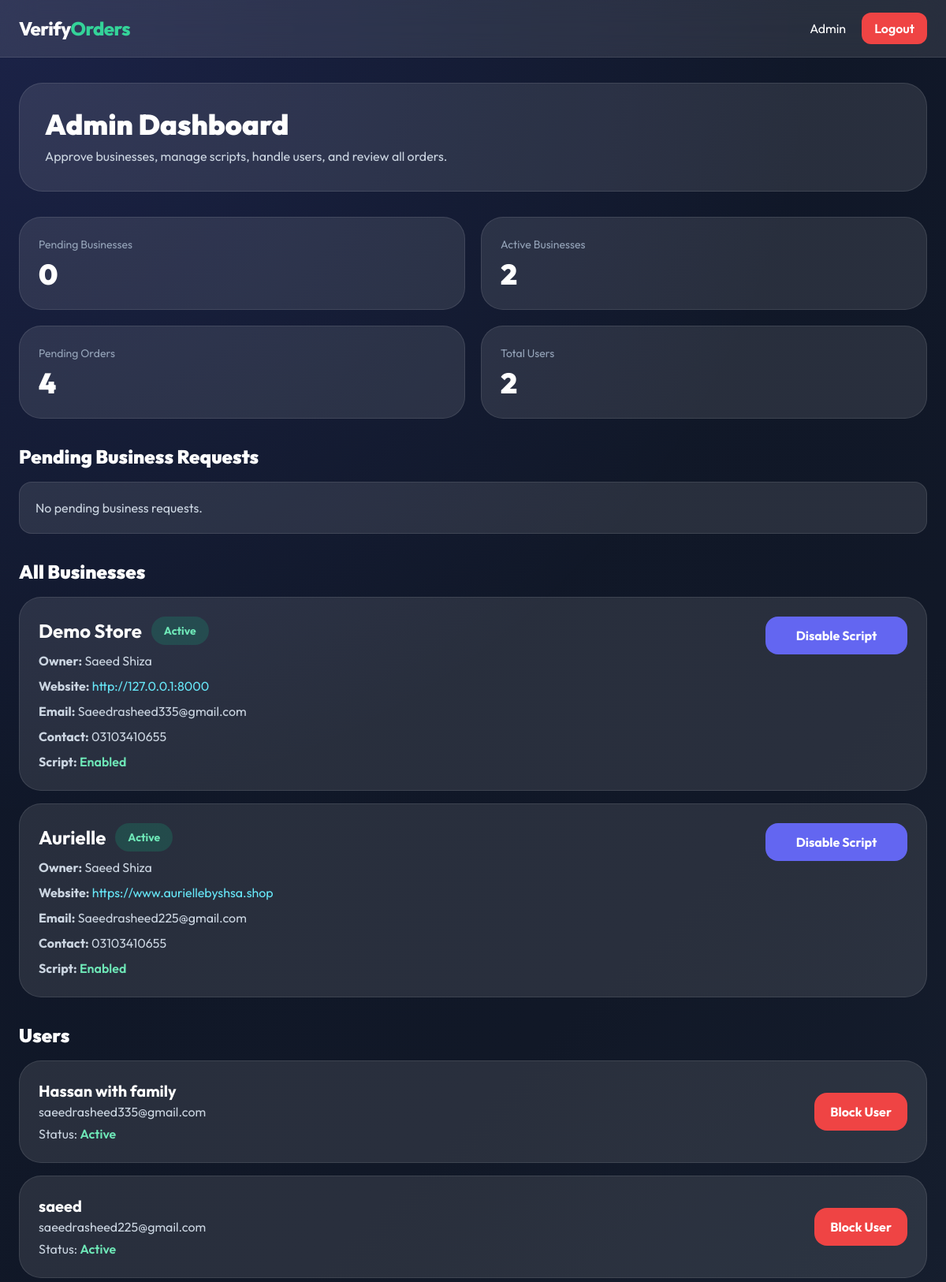
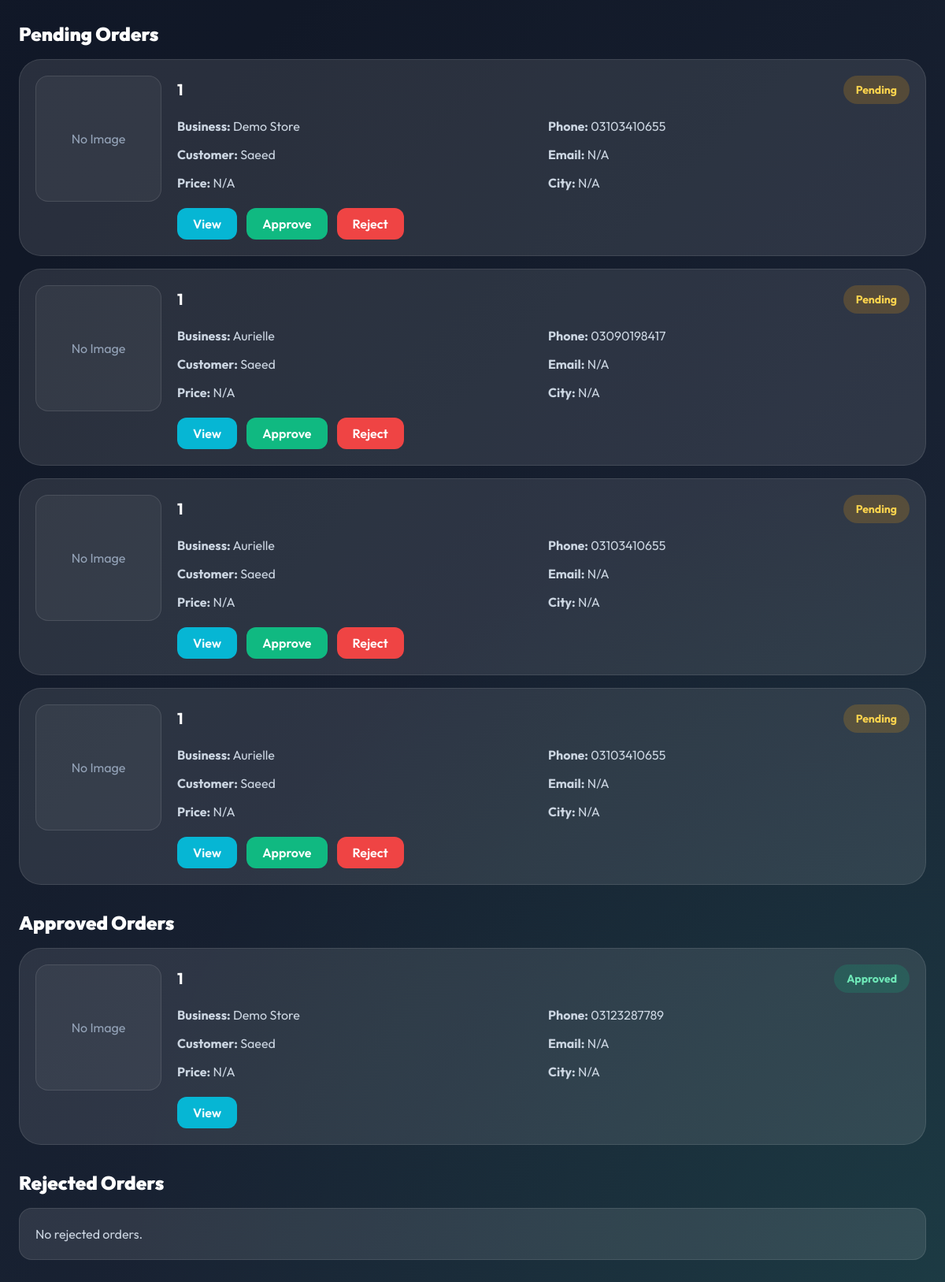
Page /admin (signed in) on the earlier database version (2 pictures, top to bottom).
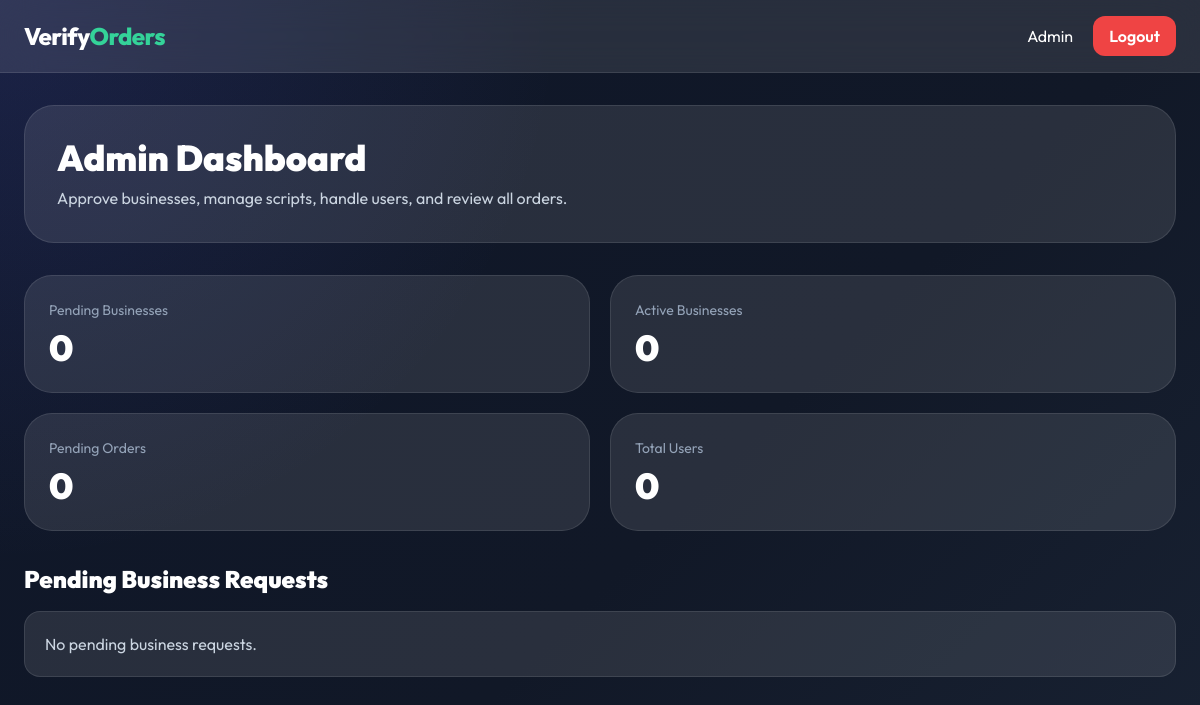
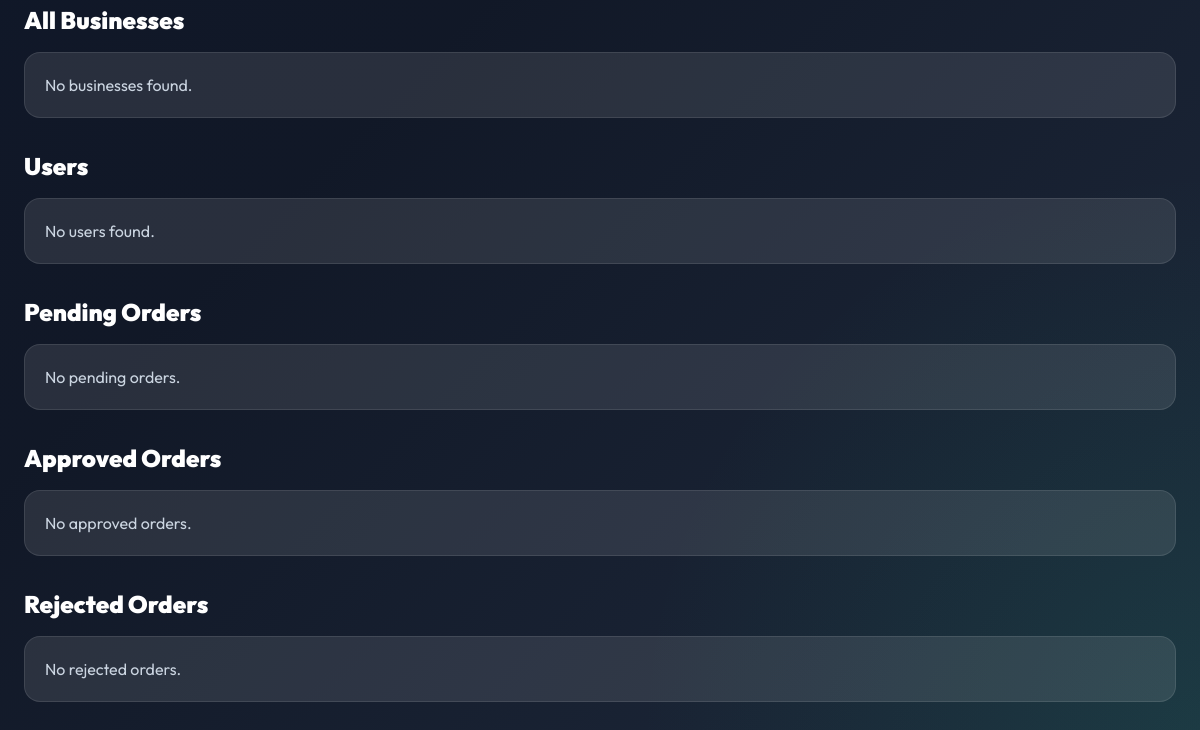
Same page on the later database version (2 pictures, top to bottom).
### app.py (models this page shows, shortened)
class Store(db.Model):
    id = db.Column(db.Integer, primary_key=True)
    user_id = db.Column(db.Integer, db.ForeignKey("user.id"), nullable=False)
    business_name = db.Column(db.String(200), nullable=False)
    business_url = db.Column(db.String(500), nullable=False)
    owner_name = db.Column(db.String(200), nullable=False)
    business_email = db.Column(db.String(200), nullable=False)
    contact_number = db.Column(db.String(100), nullable=False)
    payment_amount = db.Column(db.String(50), default="2000 PKR")
    payment_screenshot = db.Column(db.String(500))
    status = db.Column(db.String(50), default="pending_payment_review", index=True)
    script_enabled = db.Column(db.Boolean, default=False)
    admin_note = db.Column(db.Text)
    created_at = db.Column(db.DateTime, default=datetime.utcnow)
    approved_at = db.Column(db.DateTime)
    rejected_at = db.Column(db.DateTime)
    orders = db.relationship("BotOrder", backref="store_ref", lazy=True, cascade="all, delete-orphan")

class User(db.Model):
    id = db.Column(db.Integer, primary_key=True)
    full_name = db.Column(db.String(200), nullable=False)
    email = db.Column(db.String(200), unique=True, nullable=False, index=True)
    password_hash = db.Column(db.String(255), nullable=False)
    is_admin = db.Column(db.Boolean, default=False)
    is_blocked = db.Column(db.Boolean, default=False)
    created_at = db.Column(db.DateTime, default=datetime.utcnow)
    stores = db.relationship("Store", backref="owner", lazy=True, cascade="all, delete-orphan")

class BotOrder(db.Model):
    id = db.Column(db.Integer, primary_key=True)
    token = db.Column(db.String(120), unique=True, index=True)
    store_id = db.Column(db.Integer, db.ForeignKey("store.id"), nullable=False)
    phone = db.Column(db.String(50), nullable=False)
    page = db.Column(db.String(1000))
    customer_ip = db.Column(db.String(120))
    form_data = db.Column(db.Text)
    customer_name = db.Column(db.String(255))
    customer_email = db.Column(db.String(255))
    customer_address = db.Column(db.Text)
    customer_city = db.Column(db.String(255))
    customer_postal_code = db.Column(db.String(100))
    product_name = db.Column(db.String(255))
    product_price = db.Column(db.String(100))
    product_image = db.Column(db.String(1000))
    page_title = db.Column(db.String(500))
    submitted_at_text = db.Column(db.String(100))
    status = db.Column(db.String(50), default="pending_verification", index=True)
    created_at = db.Column(db.DateTime, default=datetime.utcnow)
    approved_at = db.Column(db.DateTime)
    rejected_at = db.Column(db.DateTime)

### app.py (the view)
@app.route("/admin")
def admin_dashboard():
    if not admin_required():
        flash("Admin login required.", "error")
        return redirect(url_for("login"))
    users = User.query.filter_by(is_admin=False).order_by(User.created_at.desc()).all()
    stores = Store.query.order_by(Store.created_at.desc()).all()
    pending_businesses = Store.query.filter_by(status="pending_payment_review").order_by(Store.created_at.desc()).all()
    active_businesses = Store.query.filter_by(status="active").order_by(Store.created_at.desc()).all()
    rejected_businesses = Store.query.filter_by(status="rejected").order_by(Store.created_at.desc()).all()
    pending_orders = BotOrder.query.filter_by(status="pending_verification").order_by(BotOrder.created_at.desc()).all()
    approved_orders = BotOrder.query.filter_by(status="approved").order_by(BotOrder.created_at.desc()).all()
    rejected_orders = BotOrder.query.filter_by(status="rejected").order_by(BotOrder.created_at.desc()).all()
    return render_template(
        "admin_dashboard.html",
        users=users,
        stores=stores,
        pending_businesses=pending_businesses,
        active_businesses=active_businesses,
        rejected_businesses=rejected_businesses,
        pending_orders=pending_orders,
        approved_orders=approved_orders,
        rejected_orders=rejected_orders
    )

### app.py (called while the page is built)
def current_user():
    user_id = session.get("user_id")
    if not user_id:
        return None
    return db.session.get(User, user_id)

def admin_required():
    user = current_user()
    return bool(user and user.is_admin)

@app.context_processor
def inject_helpers():
    return {
        "current_user": current_user(),
        "prettify_key": prettify_key
    }

### templates/admin_dashboard.html (shortened to what this page needs)
{% extends "base.html" %}
{% block content %}
<div class="space-y-8">
  <section class="bg-white/10 border border-white/10 rounded-[30px] p-6 sm:p-8">
    <h1 class="text-3xl sm:text-4xl font-black">Admin Dashboard</h1>
    <p class="text-slate-300 mt-2">Approve businesses, manage scripts, handle users, and review all orders.</p>
  </section>
  <section class="grid md:grid-cols-2 xl:grid-cols-4 gap-5">
    <div class="bg-white/10 border border-white/10 rounded-[28px] p-6">
      <div class="text-slate-400 text-sm">Pending Businesses</div>
      <div class="text-4xl font-black mt-2">{{ pending_businesses|length }}</div>
    </div>
    <div class="bg-white/10 border border-white/10 rounded-[28px] p-6">
      <div class="text-slate-400 text-sm">Active Businesses</div>
      <div class="text-4xl font-black mt-2">{{ active_businesses|length }}</div>
    </div>
    <div class="bg-white/10 border border-white/10 rounded-[28px] p-6">
      <div class="text-slate-400 text-sm">Pending Orders</div>
      <div class="text-4xl font-black mt-2">{{ pending_orders|length }}</div>
    </div>
    <div class="bg-white/10 border border-white/10 rounded-[28px] p-6">
      <div class="text-slate-400 text-sm">Total Users</div>
      <div class="text-4xl font-black mt-2">{{ users|length }}</div>
    </div>
  </section>
  <section class="space-y-4">
    <h2 class="text-2xl font-black">Pending Business Requests</h2>
    {% if pending_businesses %}
      {% for store in pending_businesses %}
      <div class="bg-white/10 border border-white/10 rounded-[28px] p-6">
        <div class="grid lg:grid-cols-[1fr_auto] gap-6 items-start">
          <div class="space-y-2">
            <h3 class="text-2xl font-bold">{{ store.business_name }}</h3>
            <p class="text-slate-300"><strong>Website:</strong> <a href="{{ store.business_url }}" target="_blank" class="text-cyan-300 break-all">{{ store.business_url }}</a></p>
            <p class="text-slate-300"><strong>Owner:</strong> {{ store.owner_name }}</p>
            <p class="text-slate-300"><strong>Email:</strong> {{ store.business_email }}</p>
            <p class="text-slate-300"><strong>Contact:</strong> {{ store.contact_number }}</p>
            <p class="text-slate-300"><strong>Amount:</strong> {{ store.payment_amount }}</p>
            {% if store.payment_screenshot %}
              <a href="{{ store.payment_screenshot }}" target="_blank" class="inline-block mt-2 text-emerald-300 font-semibold">View Payment Screenshot</a>
            {% endif %}
          </div>
          <div class="flex flex-col gap-3 min-w-[180px]">
            <a href="{{ url_for('approve_store', store_id=store.id) }}" class="text-center px-5 py-3 rounded-2xl bg-emerald-500 hover:bg-emerald-600 font-bold transition">Approve</a>
            <a href="{{ url_for('reject_store', store_id=store.id) }}" class="text-center px-5 py-3 rounded-2xl bg-red-500 hover:bg-red-600 font-bold transition">Reject</a>
          </div>
        </div>
      </div>
      {% endfor %}
    {% else %}
      <div class="bg-white/10 border border-white/10 rounded-2xl p-5 text-slate-300">No pending business requests.</div>
    {% endif %}
  </section>
  <section class="space-y-4">
    <h2 class="text-2xl font-black">All Businesses</h2>
    {% if stores %}
      {% for store in stores %}
      <div class="bg-white/10 border border-white/10 rounded-[28px] p-6">
        <div class="grid lg:grid-cols-[1fr_auto] gap-6 items-start">
          <div class="space-y-2">
            <div class="flex flex-wrap items-center gap-3">
              <h3 class="text-2xl font-bold">{{ store.business_name }}</h3>
              <span class="px-4 py-2 rounded-full text-sm font-bold
                {% if store.status == 'active' %} bg-emerald-500/20 text-emerald-300
                {% elif store.status == 'rejected' %} bg-red-500/20 text-red-300
                {% else %} bg-amber-500/20 text-amber-300 {% endif %}">
                {{ store.status.replace('_', ' ').title() }}
              </span>
            </div>
            <p class="text-slate-300"><strong>Owner:</strong> {{ store.owner_name }}</p>
            <p class="text-slate-300"><strong>Website:</strong> <a href="{{ store.business_url }}" target="_blank" class="text-cyan-300 break-all">{{ store.business_url }}</a></p>
            <p class="text-slate-300"><strong>Email:</strong> {{ store.business_email }}</p>
            <p class="text-slate-300"><strong>Contact:</strong> {{ store.contact_number }}</p>
            <p class="text-slate-300"><strong>Script:</strong>
              {% if store.script_enabled %}
                <span class="text-emerald-300 font-semibold">Enabled</span>
              {% else %}
                <span class="text-red-300 font-semibold">Disabled</span>
              {% endif %}
            </p>
          </div>
          <div class="flex flex-col gap-3 min-w-[180px]">
            <a href="{{ url_for('toggle_script', store_id=store.id) }}" class="text-center px-5 py-3 rounded-2xl bg-indigo-500 hover:bg-indigo-600 font-bold transition">
              {% if store.script_enabled %}Disable Script{% else %}Enable Script{% endif %}
            </a>
          </div>
        </div>
      </div>
      {% endfor %}
    {% else %}
      <div class="bg-white/10 border border-white/10 rounded-2xl p-5 text-slate-300">No businesses found.</div>
    {% endif %}
  </section>
  <section class="space-y-4">
    <h2 class="text-2xl font-black">Users</h2>
    {% if users %}
      {% for u in users %}
      <div class="bg-white/10 border border-white/10 rounded-[28px] p-6 flex flex-col lg:flex-row lg:items-center lg:justify-between gap-4">
        <div>
          <h3 class="text-xl font-bold">{{ u.full_name }}</h3>
          <p class="text-slate-300">{{ u.email }}</p>
          <p class="text-slate-300 mt-1">
            Status:
            {% if u.is_blocked %}
              <span class="text-red-300 font-semibold">Blocked</span>
            {% else %}
              <span class="text-emerald-300 font-semibold">Active</span>
            {% endif %}
          </p>
        </div>
        <div>
          {% if u.is_blocked %}
            <a href="{{ url_for('unblock_user', user_id=u.id) }}" class="inline-block px-5 py-3 rounded-2xl bg-emerald-500 hover:bg-emerald-600 font-bold transition">
              Unblock User
            </a>
          {% else %}
            <a href="{{ url_for('block_user', user_id=u.id) }}" class="inline-block px-5 py-3 rounded-2xl bg-red-500 hover:bg-red-600 font-bold transition">
              Block User
            </a>
          {% endif %}
        </div>
      </div>
      {% endfor %}
    {% else %}
      <div class="bg-white/10 border border-white/10 rounded-2xl p-5 text-slate-300">No users found.</div>
    {% endif %}
  </section>
  {% macro admin_order_card(order, badge_text, badge_class) %}
    <div class="bg-white/10 border border-white/10 rounded-[28px] p-5">
      <div class="flex flex-col lg:flex-row gap-5">
        <div class="w-full lg:w-40 shrink-0">
          {% if order.product_image %}
            <img src="{{ order.product_image }}" alt="Product" class="w-full h-40 object-cover rounded-2xl border border-white/10">
          {% else %}
            <div class="w-full h-40 rounded-2xl bg-white/5 border border-white/10 flex items-center justify-center text-slate-400">
              No Image
            </div>
          {% endif %}
        </div>
        <div class="flex-1">
          <div class="flex flex-wrap items-center justify-between gap-3">
            <h3 class="text-xl font-bold">{{ order.product_name or 'Untitled Product' }}</h3>
            <span class="px-4 py-2 rounded-full text-sm font-bold {{ badge_class }}">{{ badge_text }}</span>
          </div>
          <div class="grid sm:grid-cols-2 gap-3 mt-4 text-slate-300">
            <p><strong>Business:</strong> {{ order.store_ref.business_name }}</p>
            <p><strong>Phone:</strong> {{ order.phone or 'N/A' }}</p>
            <p><strong>Customer:</strong> {{ order.customer_name or 'N/A' }}</p>
            <p><strong>Email:</strong> {{ order.customer_email or 'N/A' }}</p>
            <p><strong>Price:</strong> {{ order.product_price or 'N/A' }}</p>
            <p><strong>City:</strong> {{ order.customer_city or 'N/A' }}</p>
          </div>
          <div class="mt-5 flex flex-wrap gap-3">
            <a href="{{ url_for('view_order', order_id=order.id) }}" class="px-5 py-2 rounded-xl bg-cyan-500 hover:bg-cyan-600 font-semibold transition">
              View
            </a>
            {% if order.status == 'pending_verification' %}
              <a href="{{ url_for('approve_order', order_id=order.id) }}" class="px-5 py-2 rounded-xl bg-emerald-500 hover:bg-emerald-600 font-semibold transition">
                Approve
              </a>
              <a href="{{ url_for('reject_order', order_id=order.id) }}" class="px-5 py-2 rounded-xl bg-red-500 hover:bg-red-600 font-semibold transition">
                Reject
              </a>
            {% endif %}
          </div>
        </div>
      </div>
    </div>
  {% endmacro %}
  <section class="space-y-4">
    <h2 class="text-2xl font-black">Pending Orders</h2>
    {% if pending_orders %}
      {% for order in pending_orders %}
        {{ admin_order_card(order, 'Pending', 'bg-amber-500/20 text-amber-300') }}
      {% endfor %}
    {% else %}
      <div class="bg-white/10 border border-white/10 rounded-2xl p-5 text-slate-300">No pending orders.</div>
    {% endif %}
  </section>
  <section class="space-y-4">
    <h2 class="text-2xl font-black">Approved Orders</h2>
    {% if approved_orders %}
      {% for order in approved_orders %}
        {{ admin_order_card(order, 'Approved', 'bg-emerald-500/20 text-emerald-300') }}
      {% endfor %}
    {% else %}
      <div class="bg-white/10 border border-white/10 rounded-2xl p-5 text-slate-300">No approved orders.</div>
    {% endif %}
  </section>
  <section class="space-y-4">
    <h2 class="text-2xl font-black">Rejected Orders</h2>
    {% if rejected_orders %}
      {% for order in rejected_orders %}
        {{ admin_order_card(order, 'Rejected', 'bg-red-500/20 text-red-300') }}
      {% endfor %}
    {% else %}
      <div class="bg-white/10 border border-white/10 rounded-2xl p-5 text-slate-300">No rejected orders.</div>
    {% endif %}
  </section>
</div>
{% endblock %}

### templates/base.html (shortened to what this page needs)
<!DOCTYPE html>
<html lang="en">
<head>
  <script src="https://cdn.tailwindcss.com"></script>
</head>
<body class="text-white">
  <nav class="sticky top-0 z-50 backdrop-blur-xl bg-white/10 border-b border-white/10">
    <div class="max-w-7xl mx-auto px-4 sm:px-6 py-4 flex items-center justify-between">
      <a href="{{ url_for('index') }}" class="text-2xl font-extrabold tracking-tight">
        Verify<span class="text-emerald-400">Orders</span>
      </a>
      <div class="flex items-center gap-3 sm:gap-5 text-sm sm:text-base">
        {% if current_user %}
          {% if current_user.is_admin %}
            <a href="{{ url_for('admin_dashboard') }}" class="hover:text-emerald-300">Admin</a>
          {% else %}
            <a href="{{ url_for('user_dashboard') }}" class="hover:text-emerald-300">Dashboard</a>
          {% endif %}
          <a href="{{ url_for('logout') }}" class="bg-red-500 hover:bg-red-600 px-4 py-2 rounded-xl font-semibold transition">Logout</a>
        {% else %}
          <a href="{{ url_for('login') }}" class="hover:text-emerald-300">Login</a>
          <a href="{{ url_for('signup') }}" class="bg-emerald-500 hover:bg-emerald-600 px-4 py-2 rounded-xl font-semibold transition">Signup</a>
        {% endif %}
      </div>
    </div>
  </nav>
  <main class="max-w-7xl mx-auto px-4 sm:px-6 py-8">
    {% block content %}{% endblock %}
  </main>
</body>
</html>

### templates/base.html (style rules this page uses)
body { font-family: 'Outfit', sans-serif; background: radial-gradient(circle at top left, rgba(99,102,241,.15), transparent 30%), radial-gradient(circle at bottom right, rgba(16,185,129,.12), transparent 30%), linear-gradient(135deg, #0f172a 0%, #111827 45%, #1e293b 100%); min-height: 100vh; }

Differences in the rows shown:
removed Store: business_name "Demo Store", status.replace "Active", owner_name "Saeed Shiza", business_url "http://127.0.0.1:8000", business_email "Saeedrasheed335@gmail.com", contact_number "03103410655", script_enabled "Enabled"
removed Store: business_name "Aurielle", status.replace "Active", owner_name "Saeed Shiza", business_url "https://www.auriellebyshsa.shop", business_email "Saeedrasheed225@gmail.com", contact_number "03103410655", script_enabled "Enabled"
removed User: full_name "Hassan with family", email "saeedrasheed335@gmail.com", is_blocked "Active"
removed User: full_name "saeed", email "saeedrasheed225@gmail.com", is_blocked "Active"
removed BotOrder: product_image "No Image", product_name "1", badge_text "Pending", store_ref.business_name "Demo Store", phone "03103410655", customer_name "Saeed", customer_email "N/A", product_price "N/A", customer_city "N/A", shown under "Pending Orders"
removed BotOrder: product_image "No Image", product_name "1", badge_text "Pending", store_ref.business_name "Aurielle", phone "03090198417", customer_name "Saeed", customer_email "N/A", product_price "N/A", customer_city "N/A", shown under "Pending Orders"
removed BotOrder: product_image "No Image", product_name "1", badge_text "Pending", store_ref.business_name "Aurielle", phone "03103410655", customer_name "Saeed", customer_email "N/A", product_price "N/A", customer_city "N/A", shown under "Pending Orders"
removed BotOrder: product_image "No Image", product_name "1", badge_text "Pending", store_ref.business_name "Aurielle", phone "03103410655", customer_name "Saeed", customer_email "N/A", product_price "N/A", customer_city "N/A", shown under "Pending Orders"
removed BotOrder: product_image "No Image", product_name "1", status "Approved", store_ref.business_name "Demo Store", phone "03123287789", customer_name "Saeed", customer_email "N/A", product_price "N/A", customer_city "N/A", shown under "Approved Orders"
Other differences:
{{ active_businesses|length }}: "2" → "0"
{{ pending_orders|length }}: "4" → "0"
{{ users|length }}: "2" → "0"
text now shown: "No businesses found. No users found. No pending orders. No approved orders."
